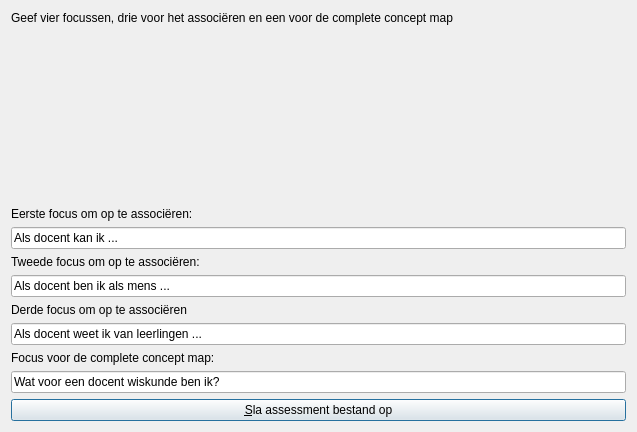
<?xml version="1.0" encoding="UTF-8"?>
<ui version="4.0">
 <class>QtCreateAssessmentPartialDialog</class>
 <widget class="QDialog" name="QtCreateAssessmentPartialDialog">
  <property name="geometry">
   <rect>
    <x>0</x>
    <y>0</y>
    <width>637</width>
    <height>432</height>
   </rect>
  </property>
  <property name="windowTitle">
   <string>Formuleer de focusvragen</string>
  </property>
  <property name="windowIcon">
   <iconset resource="Brainweaver.qrc">
    <normaloff>:/images/PicArrow14x14.png</normaloff>:/images/PicArrow14x14.png</iconset>
  </property>
  <layout class="QVBoxLayout" name="verticalLayout">
   <item>
    <widget class="QLabel" name="label">
     <property name="text">
      <string>Geef vier focussen, drie voor het associëren en een voor de complete concept map</string>
     </property>
     <property name="wordWrap">
      <bool>true</bool>
     </property>
    </widget>
   </item>
   <item>
    <spacer name="verticalSpacer">
     <property name="orientation">
      <enum>Qt::Vertical</enum>
     </property>
     <property name="sizeHint" stdset="0">
      <size>
       <width>20</width>
       <height>40</height>
      </size>
     </property>
    </spacer>
   </item>
   <item>
    <widget class="QLabel" name="label_3">
     <property name="text">
      <string>Eerste focus om op te associëren:</string>
     </property>
    </widget>
   </item>
   <item>
    <widget class="QLineEdit" name="edit_1">
     <property name="text">
      <string>Als docent kan ik ...</string>
     </property>
    </widget>
   </item>
   <item>
    <widget class="QLabel" name="label_4">
     <property name="text">
      <string>Tweede focus om op te associëren:</string>
     </property>
    </widget>
   </item>
   <item>
    <widget class="QLineEdit" name="edit_2">
     <property name="text">
      <string>Als docent ben ik als mens ...</string>
     </property>
    </widget>
   </item>
   <item>
    <widget class="QLabel" name="label_5">
     <property name="text">
      <string>Derde focus om op te associëren</string>
     </property>
    </widget>
   </item>
   <item>
    <widget class="QLineEdit" name="edit_3">
     <property name="text">
      <string>Als docent weet ik van leerlingen ...</string>
     </property>
    </widget>
   </item>
   <item>
    <widget class="QLabel" name="label_2">
     <property name="text">
      <string>Focus voor de complete concept map:</string>
     </property>
    </widget>
   </item>
   <item>
    <widget class="QLineEdit" name="edit_complete">
     <property name="text">
      <string>Wat voor een docent wiskunde ben ik?</string>
     </property>
    </widget>
   </item>
   <item>
    <widget class="QPushButton" name="button_save">
     <property name="text">
      <string>&amp;Sla assessment bestand op</string>
     </property>
    </widget>
   </item>
  </layout>
 </widget>
 <layoutdefault spacing="6" margin="11"/>
 <resources>
  <include location="Brainweaver.qrc"/>
 </resources>
 <connections/>
</ui>
